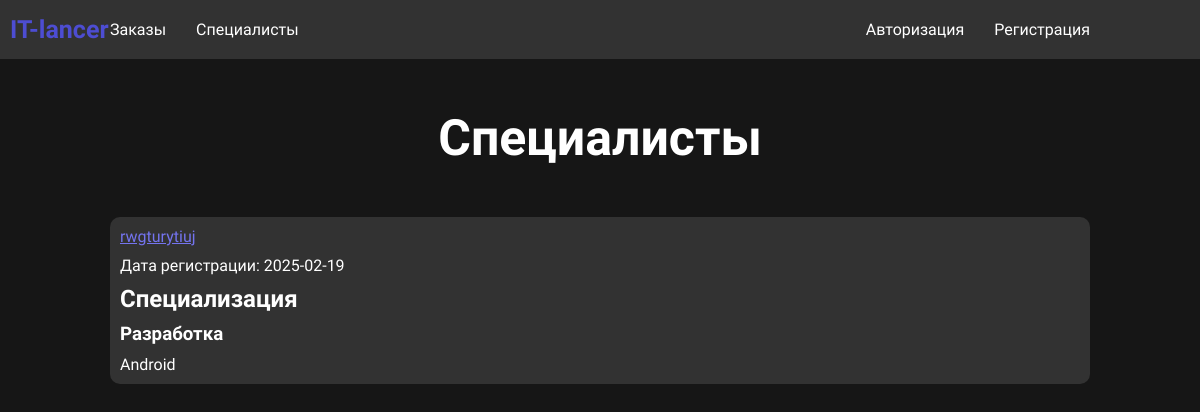
Page /specialists.php on the committed database.
### tables this page shows
CREATE TABLE `portfolio` (
  `id` int(11) NOT NULL,
  `resume_text` text NOT NULL,
  `hour_salary` int(11) NOT NULL,
  `month_salary` int(11) NOT NULL,
  `experience` int(11) NOT NULL,
  `sphere_type_id` int(11) NOT NULL,
  `user_id` int(11) NOT NULL
);

CREATE TABLE `users` (
  `id` int(11) NOT NULL,
  `login` varchar(255) NOT NULL,
  `email` varchar(255) NOT NULL,
  `password` varchar(255) NOT NULL,
  `role_id` int(11) NOT NULL,
  `right_id` int(11) NOT NULL DEFAULT 2,
  `date` date NOT NULL DEFAULT current_timestamp()
);

CREATE TABLE `spheres` (
  `id` int(11) NOT NULL,
  `name` varchar(255) NOT NULL
);

CREATE TABLE `sphere_types` (
  `id` int(11) NOT NULL,
  `sphere_id` int(11) NOT NULL,
  `name` varchar(255) NOT NULL
);

### specialists.php (the view)
<?php
include "components/core.php";
include "components/header.php";
?>
<div class="page_header">
    <div class="content">
        <div class="page_header_center">
            <h1>Специалисты</h1>
        </div>
    </div>
</div>
<?php
$select_specialists = "SELECT `portfolio`.*, `sphere_types`.`name` AS `sphere_types_name`, `spheres`.`name` AS `spheres_name`, `users`.`login` AS `user_login`, `users`.`date` AS `user_date`, `users`.`id` AS `users_id`
FROM `portfolio`
	LEFT JOIN `sphere_types` ON `portfolio`.`sphere_type_id` = `sphere_types`.`id`
	LEFT JOIN `spheres` ON `sphere_types`.`sphere_id` = `spheres`.`id`
	LEFT JOIN `users` ON `portfolio`.`user_id` = `users`.`id`";
$select_specialists_res = $link->query($select_specialists);
?>
<div class="specialists">
    <div class="content">
        <div class="specialists_block">
            <?php
            if($select_specialists_res->num_rows>0){
                while($row = $select_specialists_res->fetch_assoc()){
            ?>
            <div class="specialists_block-item standart">
                    <a href="portfolio.php?user_id=<?php echo $row["users_id"]; ?>" style="color: rgb(116, 116, 239);
"><?php echo $row['user_login'] ?></a>
                    <p>Дата регистрации: <?php echo $row['user_date']; ?></p>
                    <h2>Специализация</h2>
                    <h3><?php echo $row['spheres_name']; ?></h3>
                    <p><?php echo $row['sphere_types_name']; ?></p>
            </div>
            <?php }} ?>
        </div>
    </div>
</div>

### styles/style.css (style rules this page uses)
* { padding: 0; margin: 0; box-sizing: border-box; font-family: "Ubuntu", serif; }
body { background-color: #161616; color: white; }
.standart { background-color: rgba(50, 50, 50, 100); border-radius: 10px; padding: 10px; display: flex; flex-direction: column; gap: 10px; min-width: 550px; margin: 10px; }
.content { max-width: 1000px; margin: 0 auto; }
.page_header_center { display: flex; justify-content: center; font-size: 25px; margin-bottom: 50px; }

### rows in the picture
portfolio: user.login "rwgturytiuj", user.date "2025-02-19", spheres.name "Разработка", sphere_type.name "Android"
